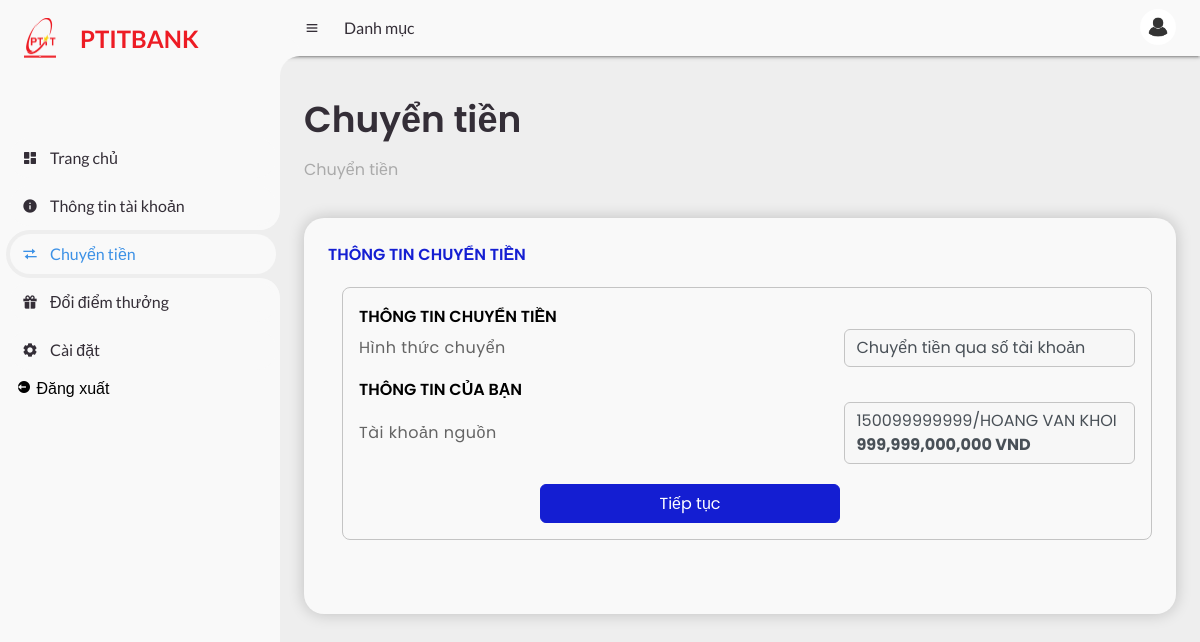
/account/transfer-money (signed in), run on the app's committed database.
### tables this page shows
CREATE TABLE "Account" (
    AccountID TEXT,
    CustomerID TEXT,
    Username TEXT NOT NULL,
    Password TEXT NOT NULL,
    AccountType TEXT,
    Balance DECIMAL(15, 2),
    DateOpened DATE,
    accountNumber TEXT UNIQUE,
    Status TEXT,
    PinCode TEXT,
    creditScored INTEGER
);

CREATE TABLE Customer (CustomerID TEXT PRIMARY KEY, FirstName TEXT NOT NULL, LastName TEXT NOT NULL, DateOfBirth DATE, Role TEXT NOT NULL, Email TEXT UNIQUE, PhoneNumber TEXT, Address TEXT, City TEXT, Country TEXT, Notes TEXT);

### app/routes/home_route.py (the view)
@home_bp.route("/account/transfer-money")
def transfer_money():
    from app.services.account_service import get_detail_account, remove_accents
    account_id = session.get("account_id")
    message, category, [account, customer] = get_detail_account(account_id)
    if category == "danger":
        flash(message, category)
        return redirect(url_for("auth.login"))
    customer.FirstName = remove_accents(customer.FirstName.upper())
    customer.LastName = remove_accents(customer.LastName.upper())
    return render_template("transfer_money.html", account=account, customer=customer)

### app/services/account_service.py (called while the page is built)
def get_detail_account(account_id):
    if not account_id:
        return "Bạn chưa đăng nhập", "danger", [None, None]
    account = Account.query.get(account_id)
    if not account:
        return "Tài khoản không tồn tại", "danger", [None, None]
    customer = Customer.query.filter_by(CustomerID=account.CustomerID).first()
    return "", "success", [account, customer]

def remove_accents(input_str):
    nfkd_form = unicodedata.normalize("NFKD", input_str)
    return "".join([c for c in nfkd_form if not unicodedata.combining(c)])

### app/templates/transfer_money.html (shortened to what this page needs)
<!DOCTYPE html>
<html lang="en">
  <head>
    <link
      href="https://unpkg.com/boxicons@2.0.9/css/boxicons.min.css"
      rel="stylesheet"
    />
    <link rel="stylesheet" href="../static/css/transfer_money.css" />
  </head>
  <body>
    <section id="sidebar">
      <a href="/" class="brand">
        <div class="logo"></div>
        <span class="text">PTITBANK</span>
      </a>
      <ul class="side-menu top">
        <li>
          <a href="/">
            <i class="bx bxs-dashboard"></i>
            <span class="text">Trang chủ</span>
          </a>
        </li>
        <li>
          <a href="/account/profile">
            <i class="bx bxs-info-circle"></i>
            <span class="text">Thông tin tài khoản</span>
          </a>
        </li>
        <li class="active">
          <a href="#">
            <i class="bx bx-transfer"></i>
            <span class="text">Chuyển tiền</span>
          </a>
        </li>
        <li>
          <a href="/account/credit-score">
            <i class="bx bxs-gift"></i>
            <span class="text">Đổi điểm thưởng</span>
          </a>
        </li>
        <li>
          <a href="/account/settings">
            <i class="bx bxs-cog"></i>
            <span class="text">Cài đặt</span>
          </a>
        </li>
        <form action="{{ url_for('auth.logout') }}" method="POST">
          <li>
            <button type="submit" class="logout">
              <i class="bx bxs-log-out-circle"></i>
              <span class="text">Đăng xuất</span>
            </button>
          </li>
        </form>
      </ul>
    </section>
    <section id="content">
      <nav>
        <i class="bx bx-menu"></i>
        <a href="#" class="nav-link">Danh mục</a>
        <a href="/account/profile" class="profile">
          <img src="../static/images/avatar_user.png" />
        </a>
      </nav>
      <main>
        <div class="head-title">
          <div class="left">
            <h1>Chuyển tiền</h1>
            <ul class="breadcrumb">
              <li>
                <a href="#">Chuyển tiền</a>
              </li>
            </ul>
          </div>
        </div>
        <ul class="box-info">
          <li>
            <div class="my-info">
              <div class="my-info-title">Thông tin chuyển tiền</div>
              <div class="detail-wrapper">
                <div class="detail">
                  <div class="detail-title">Thông tin chuyển tiền</div>
                  <div class="method-wrapper">
                    <div class="method-text">Hình thức chuyển</div>
                    <div class="method-detail">
                      Chuyển tiền qua số tài khoản
                    </div>
                  </div>
                </div>
                <div class="detail">
                  <div class="detail-title">Thông tin của bạn</div>
                  <div class="method-wrapper">
                    <div class="method-text">Tài khoản nguồn</div>
                    <div class="method-detail my-account-info">
                      <div class="main-account">
                        {{account.accountNumber}}/{{customer.FirstName + " " +
                        customer.LastName}}
                      </div>
                      <div class="amount">
                        <strong
                          >{{'{:,.0f}'.format(account.Balance)}} VND</strong
                        >
                      </div>
                    </div>
                  </div>
                </div>
                <a
                  style="display: block"
                  href="/account/transfer-money/confirm-receiver-info"
                  class="my-info-confirm"
                  >Tiếp tục</a
                >
              </div>
            </div>
          </li>
        </ul>
      </main>
    </section>
  </body>
</html>

### data on the page
Account: accountNumber "150099999999", Balance "999,999,000,000"
Customer: FirstName+LastName "HOANG VAN KHOI"
